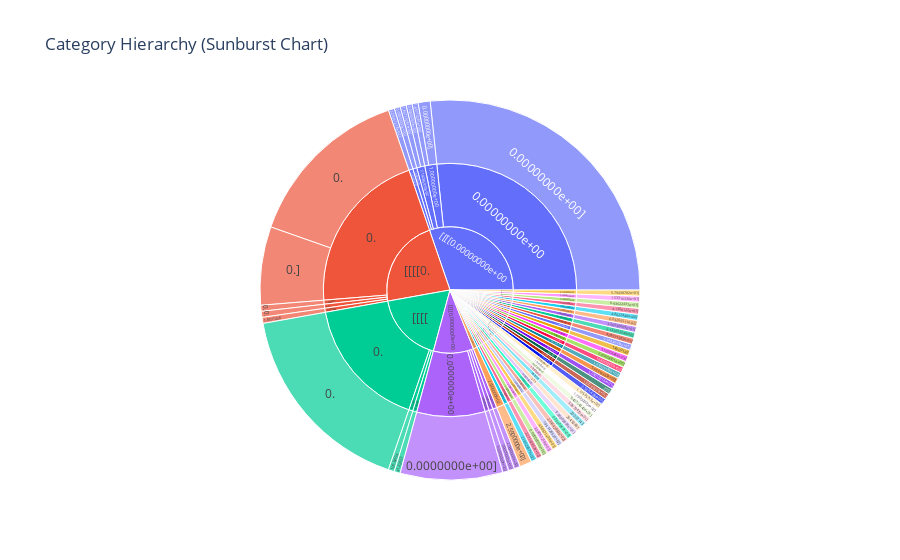

Notebook source saved alongside this figure:
### Markdown cell above
## 4 : Interactive Sunburst Chart (Hierarchy Visualization)

### Code cell
fig1 = px.sunburst(
    df,
    path=["Level1", "Level2", "Level3"],
    title="Category Hierarchy (Sunburst Chart)"
)
fig1.write_image("../results/plots/data-viz/Hierarchy_Visualization.png")
fig1.show()

### Figure 1 — Plotly figure (JSON) as saved in the notebook; plotly's stock layout.template omitted (floating-point values rounded to 4 significant figures; data arrays with more than 128 entries replaced by an {"elided": "..."} marker saying what was removed)
{"data": [{"branchvalues": "total", "domain": {"x": [0, 1], "y": [0, 1]}, "hovertemplate": "labels=%{label}<br>count=%{value}<br>parent=%{parent}<br>id=%{id}<extra></extra>", "ids": {"elided": "147 str values"}, "labels": {"elided": "147 str values"}, "name": "", "parents": {"elided": "147 str values"}, "type": "sunburst", "values": {"elided": "147 int values"}}], "layout": {"legend": {"tracegroupgap": 0}, "title": {"text": "Category Hierarchy (Sunburst Chart)"}}}
